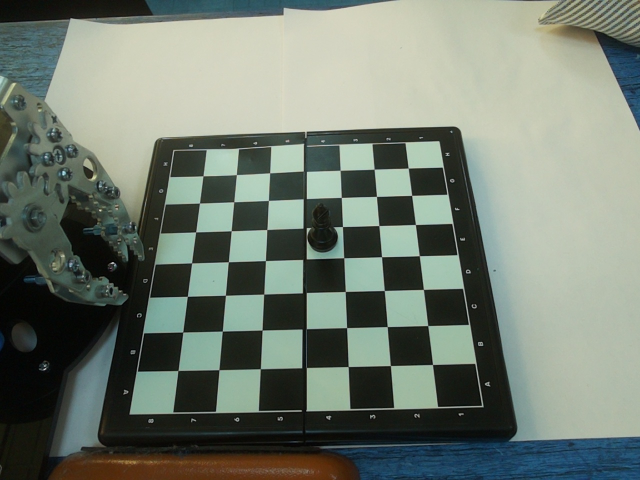
#> input picture Identify/templates/bB/bB_1.jpg, 1280 x 960 px (shown at 1/2 size); its folder holds only this picture in this run
$ python piece_recog.py
#> lines starting #> are read from the running program, lines starting #| are printed output that depends on the picture; after the words box and inside, x2 and y2 are one past the last pixel; in counts of white or black regions, pixels touching at a corner belong together
#> in load_templates, img is the input picture: shape (960, 1280, 3); mean B, G, R 112.6, 123.9, 114.1
import os
import cv2
import numpy as np


NORM_SIZE = 96
MIN_FG_RATIO = 0.03
CANNY1, CANNY2 = 60, 160
MATCH_METHOD = cv2.TM_CCOEFF_NORMED
TOPK = 3


def script_dir():
    """Return directory of this script"""
    return os.path.dirname(os.path.abspath(__file__))


def center_crop(img, pad_ratio=0.12):
    """Safe center crop"""
#> called with pad_ratio = 0.12
    h, w = img.shape[:2]
#> h = 960; w = 1280
    pad = int(min(h, w) * pad_ratio)
#> pad = 115
    pad = max(0, min(pad, (min(h, w) // 2) - 1))

    if pad <= 0:
        return img.copy()

    return img[pad:h - pad, pad:w - pad].copy()
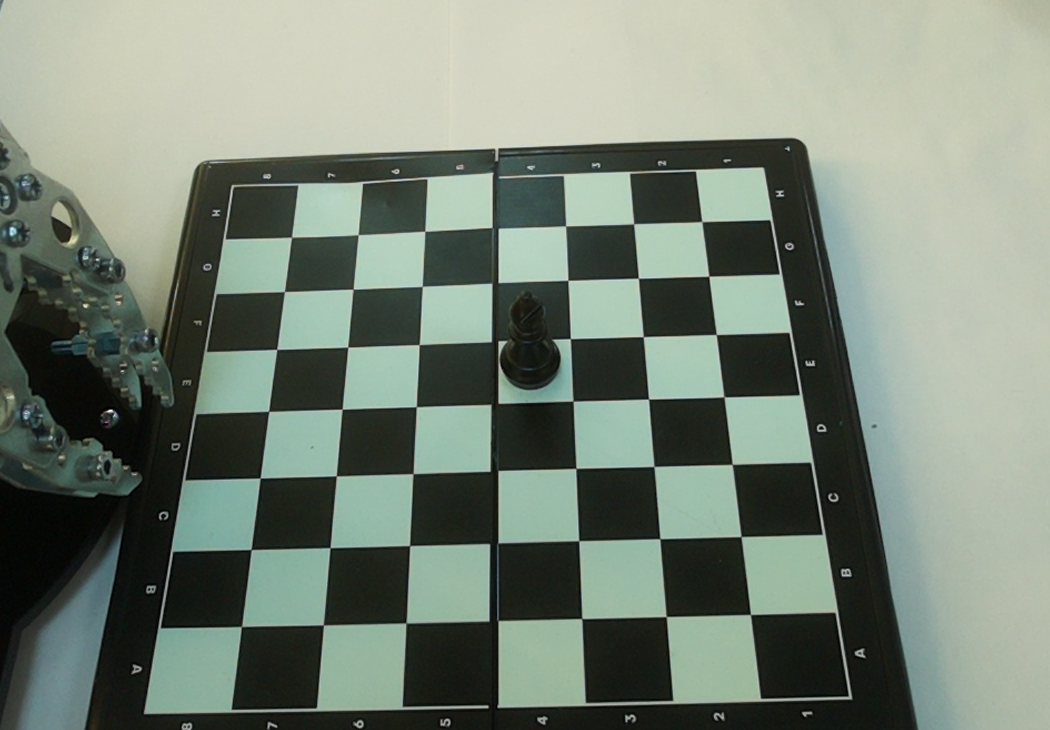
#> returned value: shape (730, 1050, 3); mean of channels 0, 1, 2 118.2, 131.2, 119.8; drawn as B, G, R


def segment_foreground(square_bgr):
    """
    Input: square BGR image
    Output: mask (0/255), foreground ratio
    """
    roi = center_crop(square_bgr, 0.12)

    gray = cv2.cvtColor(roi, cv2.COLOR_BGR2GRAY)
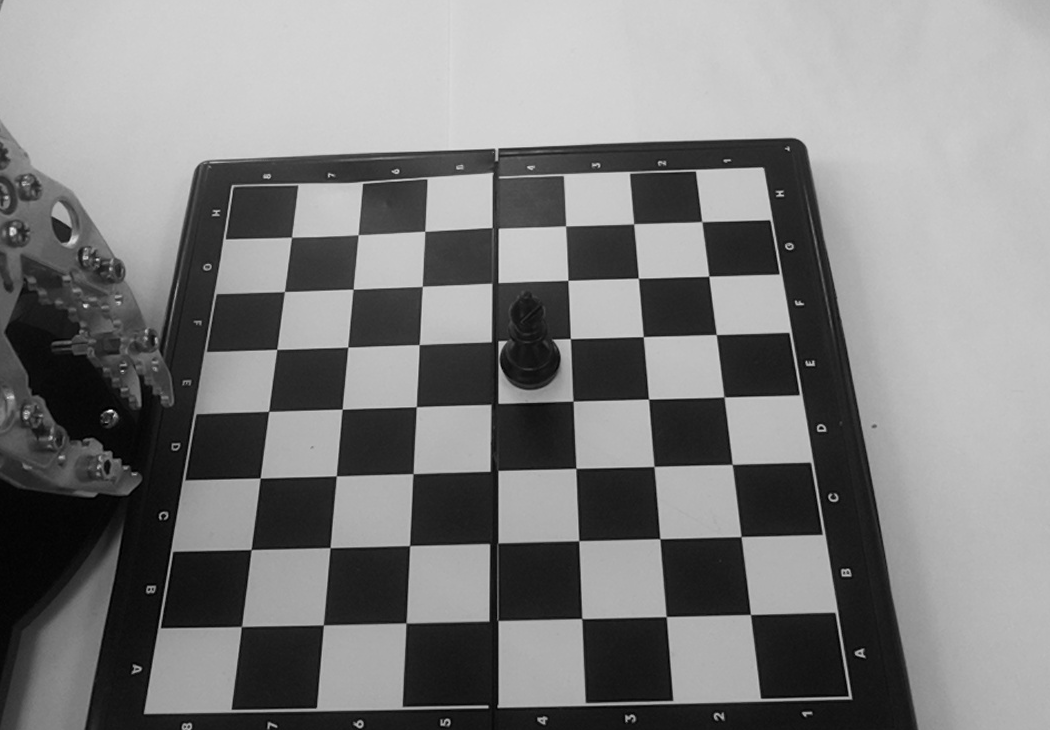
#> gray: shape (730, 1050); min 0, max 254, mean 126.3
    gray = cv2.GaussianBlur(gray, (5, 5), 0)

    th = cv2.adaptiveThreshold(
        gray,
        255,
        cv2.ADAPTIVE_THRESH_GAUSSIAN_C,
        cv2.THRESH_BINARY_INV,
        31,
        5
    )
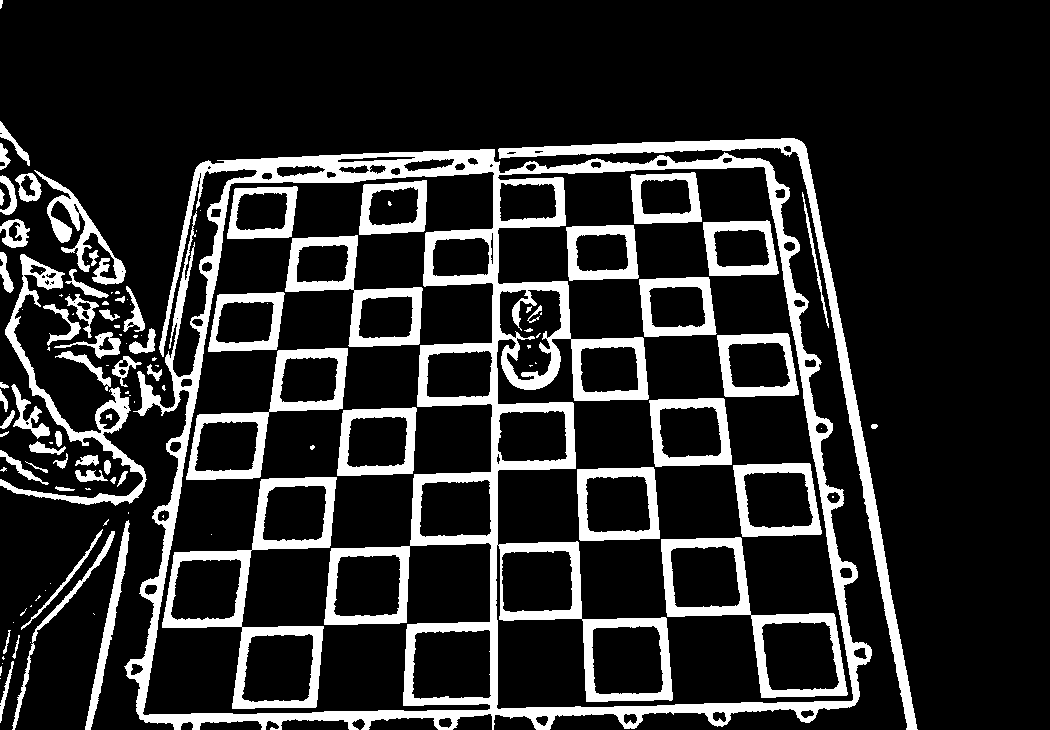
#> th: shape (730, 1050); 16.9% white; 123 white regions (54 under 20 px), largest, box (x1, y1, x2, y2) and area: (124, 149, 872, 730) 56668, (498, 138, 918, 730) 8692, (162, 477, 337, 709) 7389

    kernel = np.ones((3, 3), np.uint8)

    th = cv2.morphologyEx(th, cv2.MORPH_OPEN, kernel, iterations=1)
#> th: shape (730, 1050); 16.5% white; 151 white regions (54 under 20 px), largest, box (x1, y1, x2, y2) and area: (125, 149, 872, 730) 49659, (498, 138, 917, 730) 8671, (661, 537, 848, 698) 5212
    th = cv2.morphologyEx(th, cv2.MORPH_CLOSE, kernel, iterations=2)
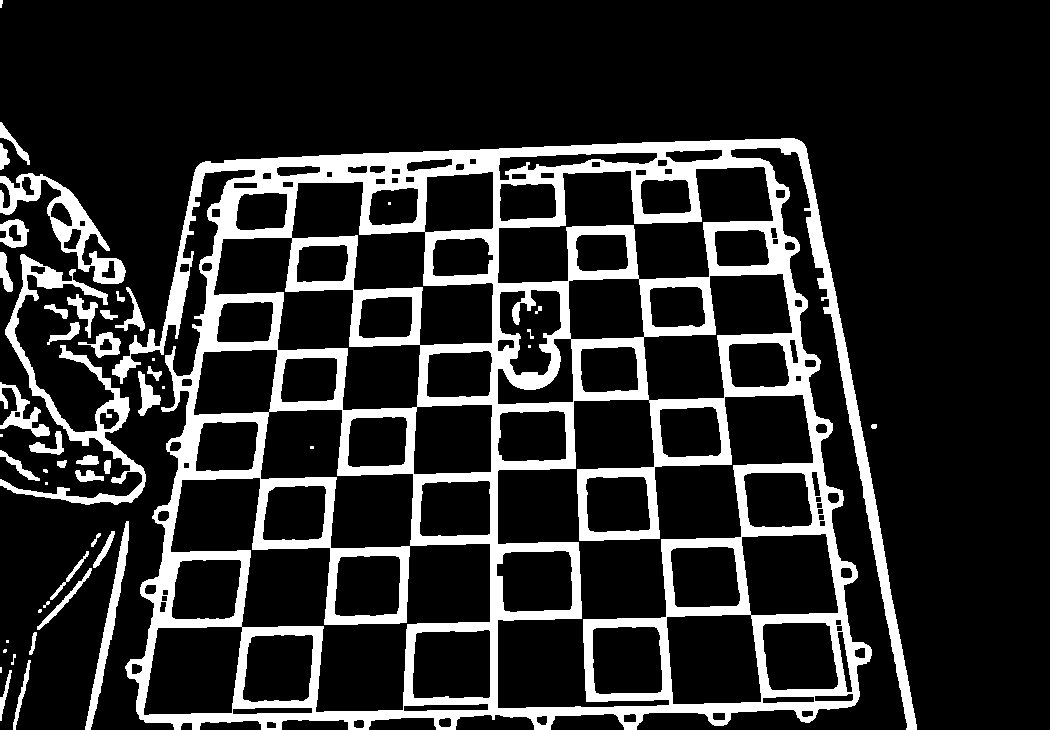
#> th: shape (730, 1050); 17.4% white; 49 white regions (12 under 20 px), largest, box (x1, y1, x2, y2) and area: (112, 138, 917, 730) 115065, (0, 254, 146, 505) 5559, (0, 173, 126, 284) 3385

    fg_ratio = float(np.count_nonzero(th)) / th.size
#> fg_ratio = 0.174

    return th, fg_ratio


def shape_descriptor(square_bgr):
    """
    square -> mask -> edges -> resize
    Return: descriptor, fg_ratio
    """
    mask, fg_ratio = segment_foreground(square_bgr)
#> fg_ratio = 0.174

    if fg_ratio < MIN_FG_RATIO:
        return None, fg_ratio

    edges = cv2.Canny(mask, CANNY1, CANNY2)
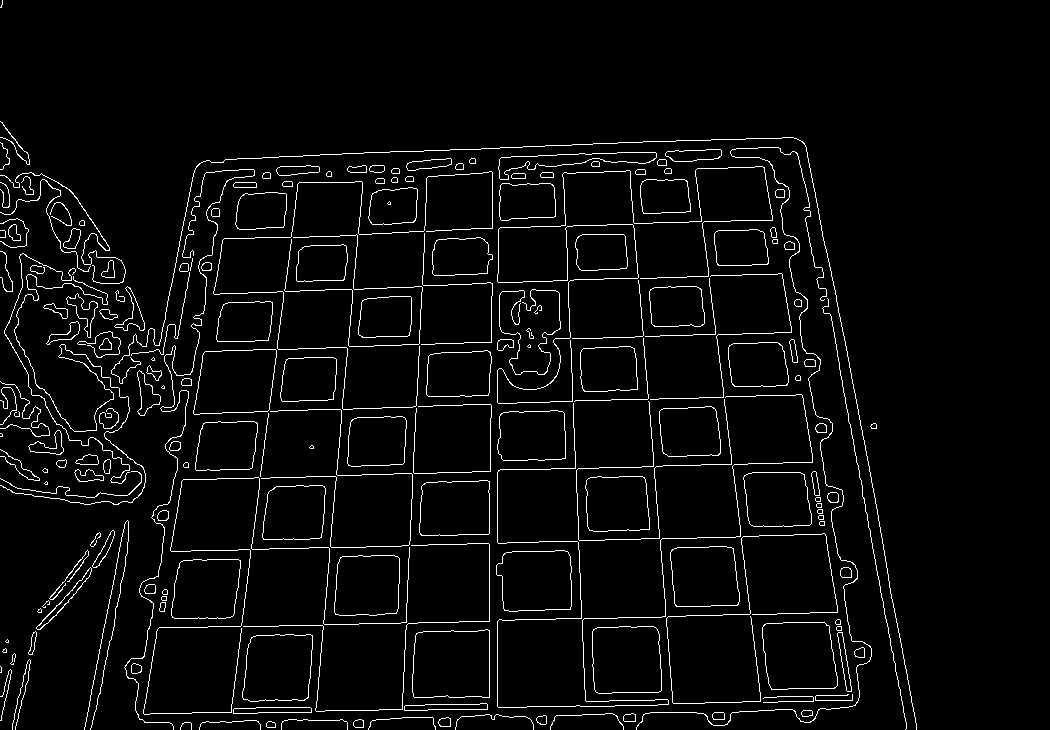
#> edges: shape (730, 1050); 3.9% white in thin lines or dots, all inside (x1, y1, x2, y2) = (0, 0, 917, 730)

    edges = cv2.dilate(
        edges,
        np.ones((3, 3), np.uint8),
        iterations=1
    )
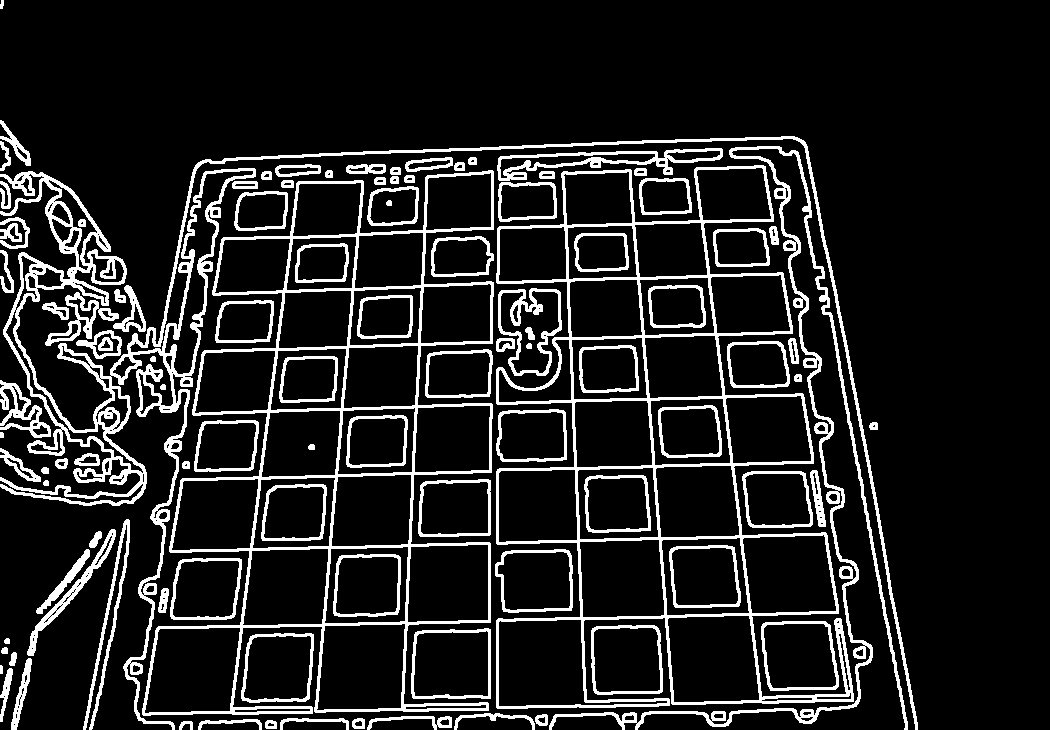
#> edges: shape (730, 1050); 12.6% white; 105 white regions, largest, box (x1, y1, x2, y2) and area: (0, 136, 918, 730) 20033, (496, 165, 854, 709) 15772, (142, 170, 494, 716) 14901

    desc = cv2.resize(
        edges,
        (NORM_SIZE, NORM_SIZE),
        interpolation=cv2.INTER_AREA
    )
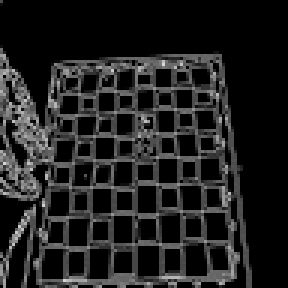
#> desc: shape (96, 96) (shown 3 times larger); min 0, max 215, mean 32

    return desc, fg_ratio


def load_templates(template_root="/templates"):
    """
    Load template library
    Return: dict[label] = [desc1, desc2, ...]
    """
    root = os.path.join(script_dir(), template_root)

    if not os.path.isdir(root):
        raise FileNotFoundError(f"Template directory not found: {root}")

    db = {}

    for label in sorted(os.listdir(root)):

        folder = os.path.join(root, label)

        if not os.path.isdir(folder):
            continue

        descs = []

        for fn in sorted(os.listdir(folder)):

            if not fn.lower().endswith((".png", ".jpg", ".jpeg", ".bmp", ".webp")):
                continue

            path = os.path.join(folder, fn)

            img = cv2.imread(path)

            if img is None:
                print("[WARN] Cannot read:", path)
                continue

            desc, _ = shape_descriptor(img)

            if desc is not None:
                descs.append(desc)

        if descs:
            db[label] = descs
#> pass 2 of the loop in load_templates, `for label in sorted(os.listdir(root)):`:
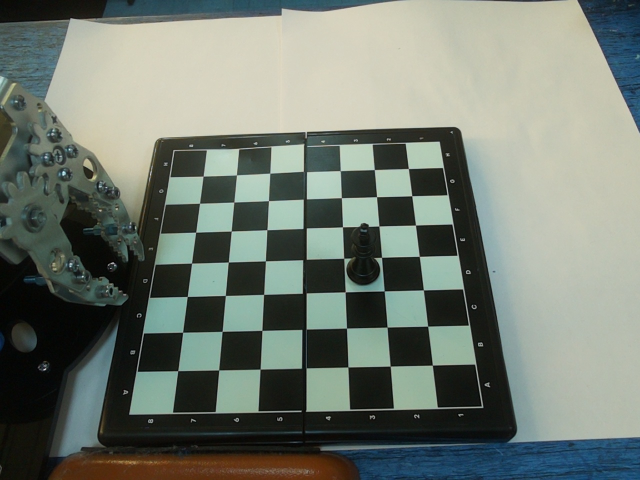
#> input picture Identify/templates/bK/bK_1.jpg, 1280 x 960 px (shown at 1/2 size)
#> in load_templates, img is the input picture: shape (960, 1280, 3); mean B, G, R 113.4, 123.1, 114.6
#> in segment_foreground (call 2), `th = cv2.morphologyEx(th, cv2.MORPH_CLOSE, kernel, iterations=2)`:
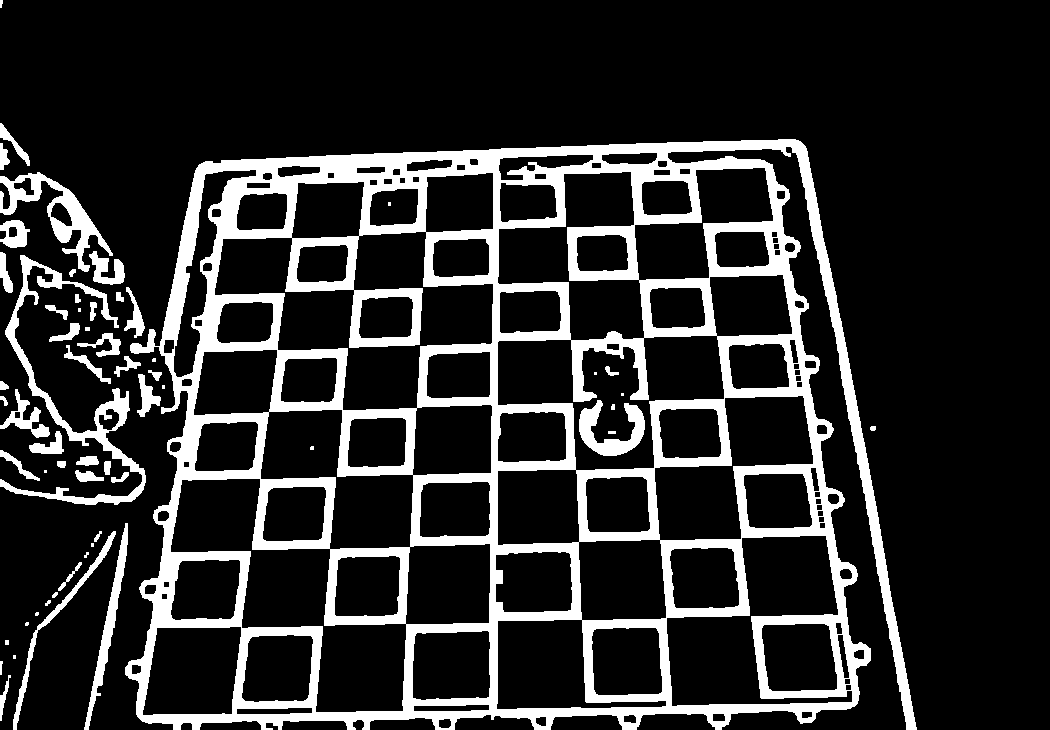
#> th: shape (730, 1050); 17.3% white; 59 white regions (13 under 20 px), largest, box (x1, y1, x2, y2) and area: (125, 139, 917, 730) 113305, (0, 255, 146, 505) 4834, (0, 172, 113, 272) 2801
#> in segment_foreground (call 2), `fg_ratio = float(np.count_nonzero(th)) / th.size`: fg_ratio = 0.173
#> in shape_descriptor (call 2), `desc = cv2.resize( edges, (NORM_SIZE, NORM_SIZE), interpolation=cv2.IN..`:
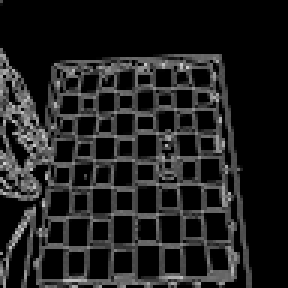
#> desc: shape (96, 96) (shown 3 times larger); min 0, max 213, mean 31.8

    if not db:
        raise RuntimeError("No valid templates loaded")

    return db


# [4 lines left out: function match_score, not called in this run]


class PieceRecognizer:

    def __init__(self, template_root="templates"):
        self.db = load_templates(template_root)

    # [40 lines left out: function classify_square, not called in this run]


def read_test_image(path):
    """
    Read image using script directory if relative path
    """
    if not os.path.isabs(path):
        path = os.path.join(script_dir(), path)

    img = cv2.imread(path)

    if img is None:
#> (the run stopped early here; a loop or call above may not have finished)
